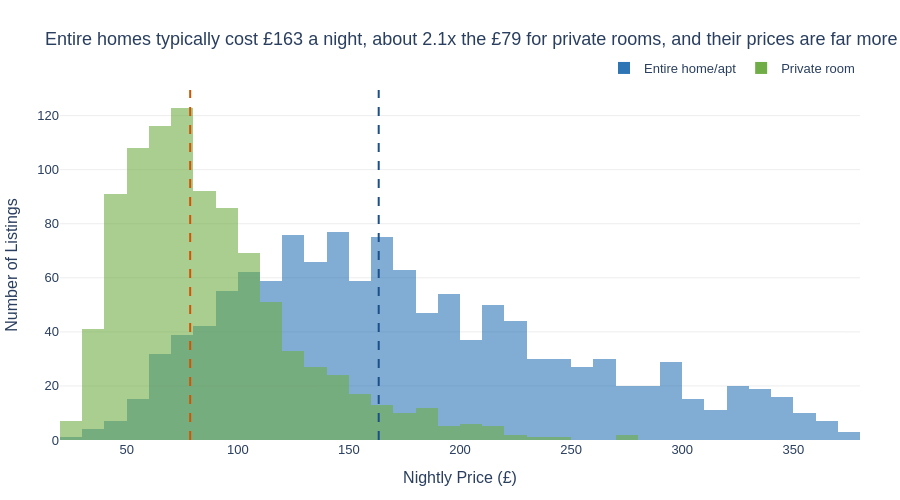

The notebook cell this image was saved under:
### Markdown cell above
## Task 1 — Histogram: price by room type (overlapping distributions)

**What to build:** A histogram showing price distributions for **Entire home/apt vs Private room** (exclude Shared room — too few observations) overlaid on the same chart.

**Requirements:**
- Both room types on the same chart (use `color='room_type'`)
- `barmode='overlay'` with `opacity=0.6` so both distributions are visible
- A vertical line for the median of EACH room type, differently coloured
- Insight title comparing the two distributions

> 💡 `df_cap[df_cap['room_type'].isin(['Entire home/apt','Private room'])]`

### Code cell
# Task 1
df_rt = df_cap[df_cap['room_type'].isin(['Entire home/apt', 'Private room'])].copy()

# Median of each room type (computed on the capped data)
med_entire  = df_rt.loc[df_rt['room_type'] == 'Entire home/apt', 'price'].median()
med_private = df_rt.loc[df_rt['room_type'] == 'Private room', 'price'].median()

fig = px.histogram(
    data_frame=df_rt,
    x='price',
    color='room_type',
    barmode='overlay',                     # bars drawn on top of each other
    opacity=0.6,                           # so both distributions stay visible
    nbins=50,
    color_discrete_map={                   # same colours as the box plot example
        'Entire home/apt': '#2E75B6',
        'Private room': '#70AD47'
    },
    category_orders={'room_type': ['Entire home/apt', 'Private room']},
    labels={'price': 'Nightly Price (£)', 'count': 'Number of Listings', 'room_type': 'Room type'},
    height=500
)

# Median line for Entire home/apt (dark blue)
fig.add_vline(x=med_entire, line_dash='dash', line_color='#1B4F8A', line_width=2,
              annotation=dict(
                  text=f'<b>Entire home median: £{med_entire:.0f}',
                  font=dict(color='#1B4F8A', size=12),
                  xanchor='left', yanchor='top', xshift=8))

# Median line for Private room (dark orange, a different colour so the lines are easy to tell apart)
fig.add_vline(x=med_private, line_dash='dash', line_color='#D35400', line_width=2,
              annotation=dict(
                  text=f'<b>Private room median: £{med_private:.0f}',
                  font=dict(color='#D35400', size=12),
                  xanchor='right', yanchor='top', xshift=-8))

fig.update_layout(
    title=(f'Entire homes typically cost £{med_entire:.0f} a night, about '
           f'{med_entire/med_private:.1f}x the £{med_private:.0f} for private rooms, '
           f'and their prices are far more spread out'),
    plot_bgcolor='white', paper_bgcolor='white',
    font=dict(family='Arial', size=13),
    yaxis=dict(gridcolor='#EEEEEE', title='Number of Listings'),
    xaxis=dict(showgrid=False, title='Nightly Price (£)'),
    legend=dict(title='', orientation='h', yanchor='bottom', y=1.02, xanchor='right', x=1),
    margin=dict(l=60, r=40, t=90, b=60),
    annotations=[dict(
        text=f'Note: prices capped at the 95th percentile (£{p95:.0f}). Shared rooms excluded (too few observations).',
        xref='paper', yref='paper', x=0, y=-0.18, showarrow=False,
        font=dict(size=11, color='#666666'), xanchor='left')]
)
fig.show()

### Figure 1 — Plotly figure (JSON) as saved in the notebook; plotly's stock layout.template omitted (floating-point values rounded to 4 significant figures; data arrays with more than 128 entries replaced by an {"elided": "..."} marker saying what was removed)
{"data": [{"bingroup": "x", "hovertemplate": "Room type=Entire home/apt<br>Nightly Price (£)=%{x}<br>count=%{y}<extra></extra>", "legendgroup": "Entire home/apt", "marker": {"color": "#2E75B6", "opacity": 0.6, "pattern": {"shape": ""}}, "name": "Entire home/apt", "nbinsx": 50, "orientation": "v", "showlegend": true, "type": "histogram", "x": {"elided": "1251 float values"}, "xaxis": "x", "yaxis": "y"}, {"bingroup": "x", "hovertemplate": "Room type=Private room<br>Nightly Price (£)=%{x}<br>count=%{y}<extra></extra>", "legendgroup": "Private room", "marker": {"color": "#70AD47", "opacity": 0.6, "pattern": {"shape": ""}}, "name": "Private room", "nbinsx": 50, "orientation": "v", "showlegend": true, "type": "histogram", "x": {"elided": "942 float values"}, "xaxis": "x", "yaxis": "y"}], "layout": {"annotations": [{"font": {"color": "#666666", "size": 11}, "showarrow": false, "text": "Note: prices capped at the 95th percentile (£373). Shared rooms excluded (too few observations).", "x": 0, "xanchor": "left", "xref": "paper", "xshift": 8, "y": -0.18, "yanchor": "top", "yref": "paper"}, {"font": {"color": "#666666", "size": 11}, "showarrow": false, "text": "Note: prices capped at the 95th percentile (£373). Shared rooms excluded (too few observations).", "x": 0, "xanchor": "left", "xref": "paper", "xshift": -8, "y": -0.18, "yanchor": "top", "yref": "paper"}], "barmode": "overlay", "font": {"family": "Arial", "size": 13}, "height": 500, "legend": {"orientation": "h", "title": {"text": ""}, "tracegroupgap": 0, "x": 1, "xanchor": "right", "y": 1.02, "yanchor": "bottom"}, "margin": {"b": 60, "l": 60, "r": 40, "t": 90}, "paper_bgcolor": "white", "plot_bgcolor": "white", "shapes": [{"line": {"color": "#1B4F8A", "dash": "dash", "width": 2}, "type": "line", "x0": 163.4, "x1": 163.4, "xref": "x", "y0": 0, "y1": 1, "yref": "y domain"}, {"line": {"color": "#D35400", "dash": "dash", "width": 2}, "type": "line", "x0": 78.57, "x1": 78.57, "xref": "x", "y0": 0, "y1": 1, "yref": "y domain"}], "title": {"text": "Entire homes typically cost £163 a night, about 2.1x the £79 for private rooms, and their prices are far more spread out"}, "xaxis": {"anchor": "y", "domain": [0, 1], "showgrid": false, "title": {"text": "Nightly Price (£)"}}, "yaxis": {"anchor": "x", "domain": [0, 1], "gridcolor": "#EEEEEE", "title": {"text": "Number of Listings"}}}}
